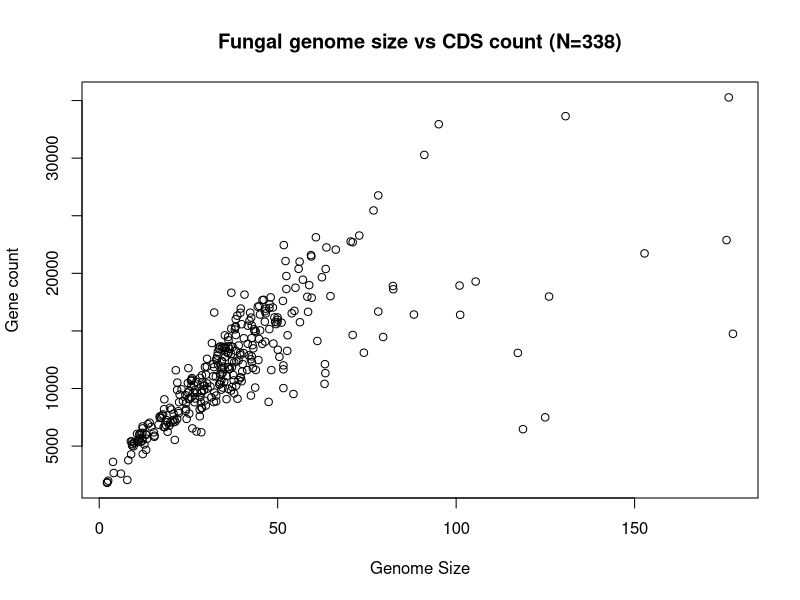
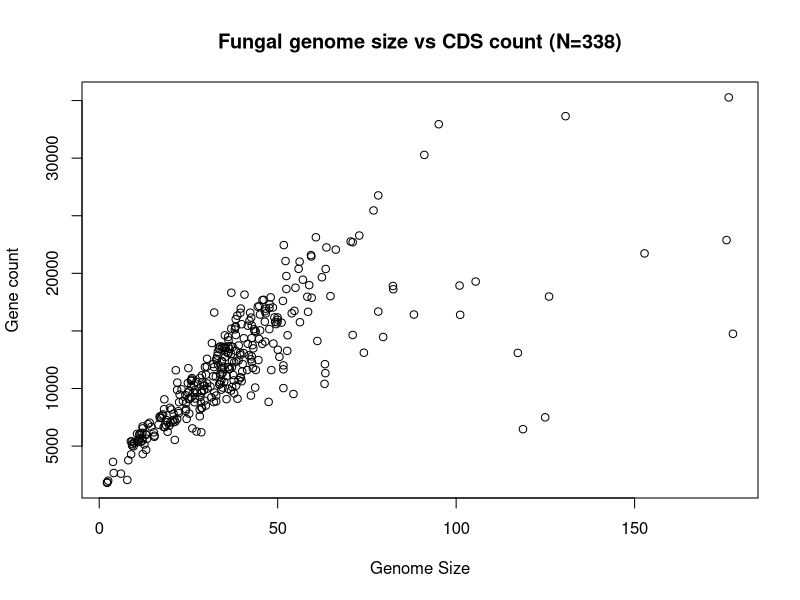

Recreate these plots in R, in order.
# datasets from 1KFG genomes  - http://1000.fungalgenomes.org
dat <-read.csv("genome_stats.csv",header=T,sep=",",row.names=1)
summary(dat)
pdf("genome_size_gene_stat.pdf")

#boxplot(dat$genome,main="Genome Size")
#boxplot(dat$CDS,main="CDS count")
plot(dat$genome,dat$CDS,main="Fungal genome size vs CDS count (N=338)",xlab="Genome Size",ylab="Gene count")

png("genome_size_gene_stat.png")
plot(dat$genome,dat$CDS,main="Fungal genome size vs CDS count (N=338)",xlab="Genome Size",ylab="Gene count")

fit <- lm(formula = dat$genome ~ dat$CDS)
summary(fit)
summary(fit)$r.squared
cor(dat$genome, dat$CDS)**2
summary(dat)
